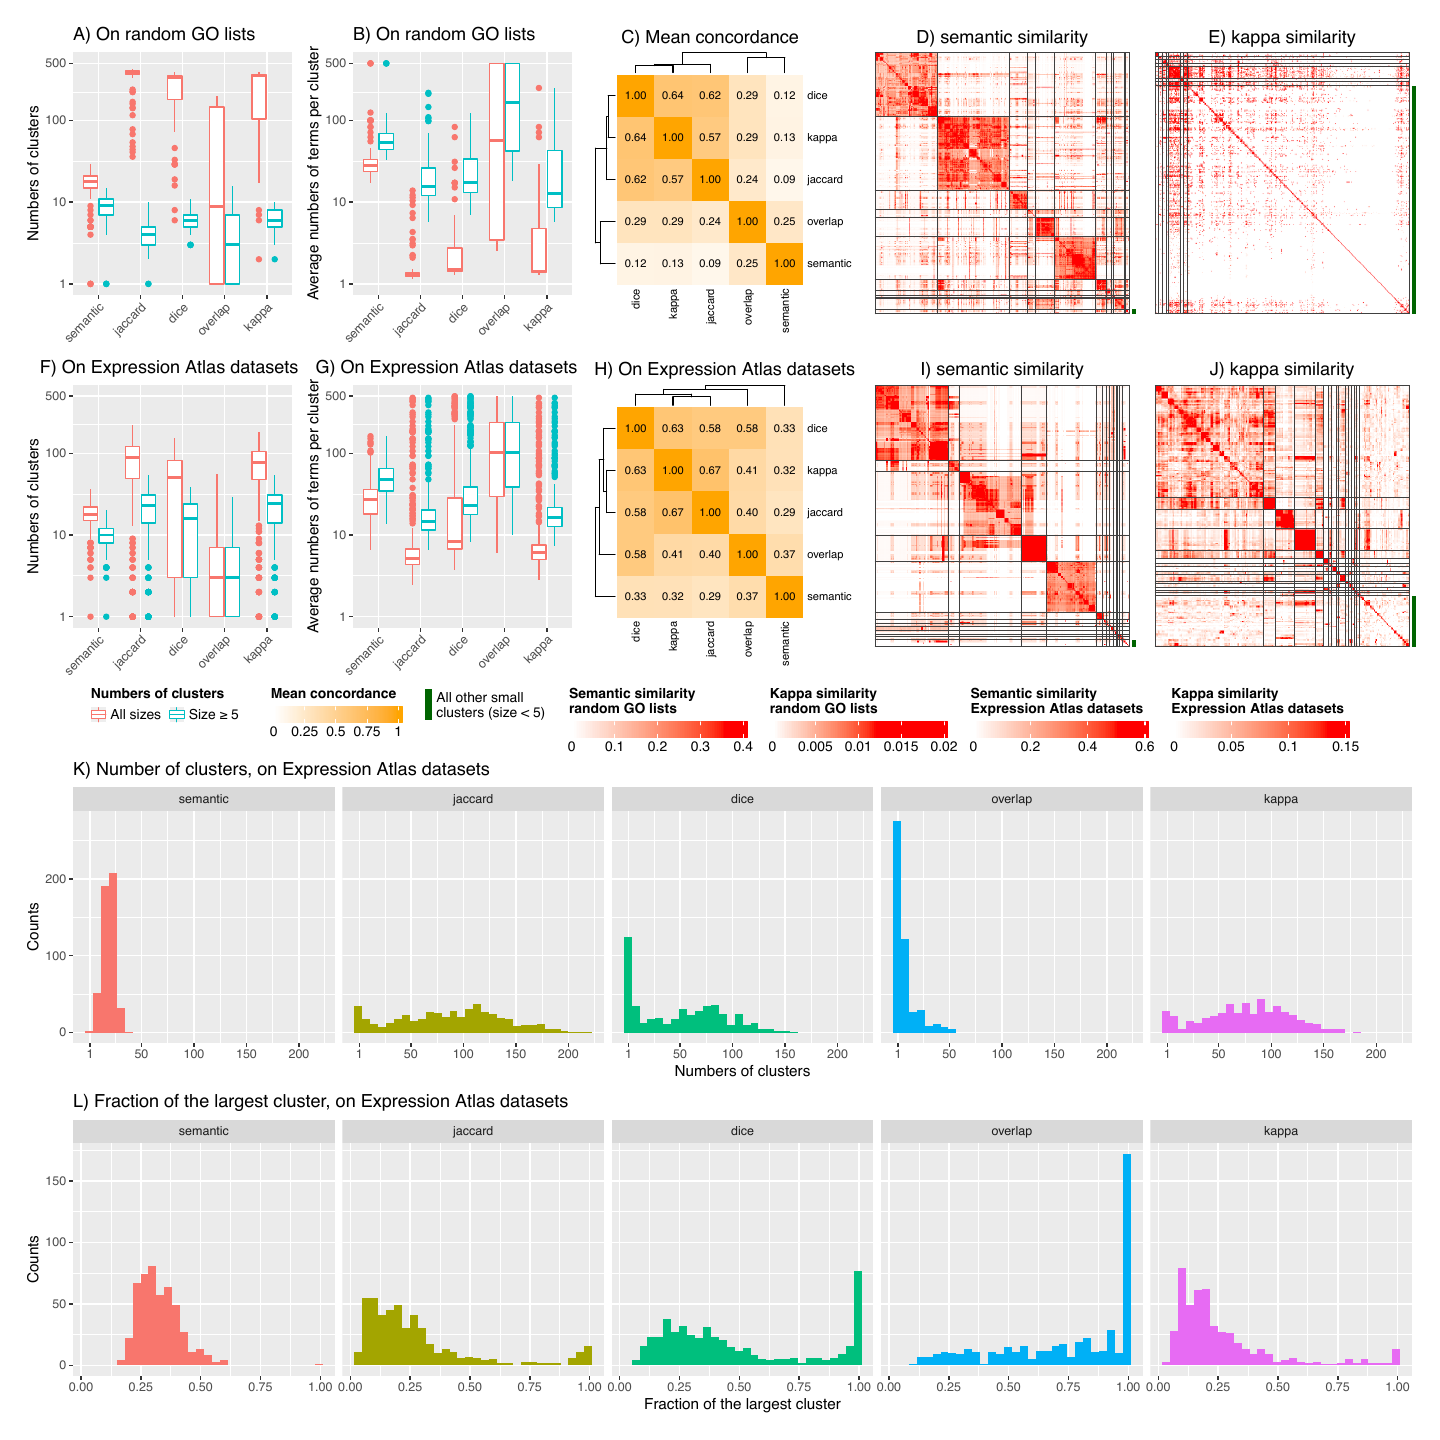

Source code (R):
setwd("~/manuscript/simplifyEnrichment/figures")

library(ComplexHeatmap)
library(cowplot)
library(circlize)
library(GetoptLong)
library(ggplot2)
library(simplifyEnrichment)

load("compare_similarity_random_BP.RData")

df1 = do.call(rbind, lapply(n_set_list, function(x) data.frame(x = x, cate = names(x))))
df1$type = "All sizes"
df2 = do.call(rbind, lapply(large_n_set_list, function(x) data.frame(x = x, cate = names(x))))
df2$type = "Size >= 5"
df3 = do.call(rbind, lapply(avg_n_set_list, function(x) data.frame(x = x, cate = names(x))))
df3$type = "All sizes"
df4 = do.call(rbind, lapply(large_avg_n_set_list, function(x) data.frame(x = x, cate = names(x))))
df4$type = "Size >= 5"

p1 = ggplot(rbind(df1, df2), 
	aes(x = factor(cate, levels = c("semantic", "jaccard", "dice", "overlap", "kappa")), y = x, col = type)) + 
	geom_boxplot() + labs(x = "", y = "Numbers of clusters") + 
	scale_y_log10(limits = c(1, 500), breaks = c(1, 10, 100, 500)) + 
	theme(legend.position = "none", axis.title.x = element_blank(), axis.text.x = element_text(angle = 45, hjust = 1)) + 
	ggtitle("A) On random GO lists")
p2 = ggplot(rbind(df3, df4), 
	aes(x = factor(cate, levels = c("semantic", "jaccard", "dice", "overlap", "kappa")), y = x, col = type)) + 
	geom_boxplot() + labs(x = "", y = "Average numbers of terms per cluster") + 
	scale_y_log10(limits = c(1, 500), breaks = c(1, 10, 100, 500)) + 
	theme(legend.position = "none", axis.title.x = element_blank(), axis.text.x = element_text(angle = 45, hjust = 1)) + 
	ggtitle("B) On random GO lists")



arr = array(dim = c(dim(con_mat_list[[1]]), length(con_mat_list)))
for(i in seq_along(con_mat_list)) {
	arr[, , i] = con_mat_list[[i]]
}
con_mat = apply(arr, 1:2, mean)
dimnames(con_mat) = dimnames(con_mat_list[[1]])

con_col_fun = colorRamp2(c(0, 1), c("white", "orange"))
ht_opt$TITLE_PADDING = unit(2.5, "mm")
p3 = grid.grabExpr(draw(Heatmap(con_mat, show_heatmap_legend = FALSE,
	col = con_col_fun, cell_fun = function(j, i, x, y, w, h, fill) {
		grid.text(sprintf("%.2f", con_mat[i, j]), x, y, gp = gpar(fontsize = 8))
	}, column_title = "C) Mean concordance",
	row_dend_width = unit(5, "mm"), column_dend_height = unit(5, "mm"),
	row_names_gp = gpar(fontsize = 8), column_names_gp = gpar(fontsize = 8)),
	padding = unit(c(4, 4, 0, 1), "mm")))


clt1 = readRDS("clt_random_BP_10.rds")
p4 = grid.grabExpr(ht_clusters(clt1[[1]], clt1[[2]]$binary_cut,  draw_word_cloud = FALSE, 
	col = colorRamp2(c(0, quantile(clt1[[1]], 0.95)), c("white", "red")),
	column_title = "D) semantic similarity", show_heatmap_legend = FALSE, padding = unit(c(10, 4, 0, 1), "mm")))
clt2 = readRDS("clt_random_BP_kappa_10.rds")
p5 = grid.grabExpr(ht_clusters(clt2[[1]], clt2[[2]]$binary_cut,  draw_word_cloud = FALSE, 
	col = colorRamp2(c(0, quantile(clt2[[1]], 0.95)), c("white", "red")),
	column_title = "E) kappa similarity", show_heatmap_legend = FALSE, padding = unit(c(10, 4, 0, 1), "mm")))



lgd_list = list(
	Legend(title = "Numbers of clusters", labels = c("All sizes", "Size >= 5"), type = "boxplot", legend_gp = gpar(col = c("#F8766D", "#00BFC4"), fill = "white"), direction = "horizontal", nrow = 1),
	Legend(title = "Mean concordance", at = c(0, 0.25, 0.5, 0.75, 1), col_fun = con_col_fun, direction = "horizontal"),
	Legend(title = " ", at = "All other small\nclusters (size < 5)", legend_gp = gpar(fill = "darkgreen"), grid_height = unit(8, "mm"), grid_width = unit(2, "mm"), direction = "horizontal"),
	Legend(title = "Semantic similarity\nrandom GO lists", col_fun = colorRamp2(c(0, quantile(clt1[[1]], 0.95)), c("white", "red")), direction = "horizontal", legend_width = unit(4.5, "cm")),
	Legend(title = "Kappa similarity\nrandom GO lists", col_fun = colorRamp2(c(0, quantile(clt2[[1]], 0.95)), c("white", "red")), at = c(0, 0.005, 0.01, 0.015, 0.02), direction = "horizontal", legend_width = unit(4.5, "cm"))
)
###########

load("compare_similarity_EBI_Expression_Atlas_GO_BP.RData")

df1 = do.call(rbind, lapply(n_set_list, function(x) data.frame(x = x, cate = names(x))))
df1$type = "All sizes"
df2 = do.call(rbind, lapply(large_n_set_list, function(x) data.frame(x = x, cate = names(x))))
df2$type = "Size >= 5"
df3 = do.call(rbind, lapply(avg_n_set_list, function(x) data.frame(x = x, cate = names(x))))
df3$type = "All sizes"
df4 = do.call(rbind, lapply(large_avg_n_set_list, function(x) data.frame(x = x, cate = names(x))))
df4$type = "Size >= 5"

p6 = ggplot(rbind(df1, df2), 
	aes(x = factor(cate, levels = c("semantic", "jaccard", "dice", "overlap", "kappa")), y = x, col = type)) + 
	geom_boxplot() + labs(x = "", y = "Numbers of clusters") + 
	scale_y_log10(limits = c(1, 500), breaks = c(1, 10, 100, 500)) + 
	theme(legend.position = "none", axis.title.x = element_blank(), axis.text.x = element_text(angle = 45, hjust = 1)) + 
	ggtitle("F) On Expression Atlas datasets")
p7 = ggplot(rbind(df3, df4), 
	aes(x = factor(cate, levels = c("semantic", "jaccard", "dice", "overlap", "kappa")), y = x, col = type)) + 
	geom_boxplot() + labs(x = "", y = "Average numbers of terms per cluster") + 
	scale_y_log10(limits = c(1, 500), breaks = c(1, 10, 100, 500)) + 
	theme(legend.position = "none", axis.title.x = element_blank(), axis.text.x = element_text(angle = 45, hjust = 1)) + 
	ggtitle("G) On Expression Atlas datasets")


arr = array(dim = c(dim(con_mat_list[[1]]), length(con_mat_list)))
for(i in seq_along(con_mat_list)) {
	arr[, , i] = con_mat_list[[i]]
}
con_mat = apply(arr, 1:2, mean)
dimnames(con_mat) = dimnames(con_mat_list[[1]])

con_col_fun = colorRamp2(c(0, 1), c("white", "orange"))
ht_opt$TITLE_PADDING = unit(2.5, "mm")
p8 = grid.grabExpr(draw(Heatmap(con_mat, show_heatmap_legend = FALSE,
	col = con_col_fun, cell_fun = function(j, i, x, y, w, h, fill) {
		grid.text(sprintf("%.2f", con_mat[i, j]), x, y, gp = gpar(fontsize = 8))
	}, column_title = "H) On Expression Atlas datasets",
	row_dend_width = unit(5, "mm"), column_dend_height = unit(5, "mm"),
	row_names_gp = gpar(fontsize = 8), column_names_gp = gpar(fontsize = 8)),
	padding = unit(c(4, 4, 0, 1), "mm")))


ht_opt$TITLE_PADDING = unit(2.5, "mm")
clt1 = readRDS("clt_E-GEOD-10718_A-AFFY-44_g4_g3_GO_BP.rds")
p9 = grid.grabExpr(ht_clusters(clt1[[1]], clt1[[2]]$binary_cut,  draw_word_cloud = FALSE, 
	col = colorRamp2(c(0, quantile(clt1[[1]], 0.95)), c("white", "red")),
	column_title = "I) semantic similarity", show_heatmap_legend = FALSE, padding = unit(c(10, 4, 0, 1), "mm")))
clt2 = readRDS("clt_E-GEOD-10718_A-AFFY-44_g4_g3_GO_BP_kappa.rds")
p10 = grid.grabExpr(ht_clusters(clt2[[1]], clt2[[2]]$binary_cut,  draw_word_cloud = FALSE, 
	col = colorRamp2(c(0, quantile(clt2[[1]], 0.95)), c("white", "red")),
	column_title = "J) kappa similarity", show_heatmap_legend = FALSE, padding = unit(c(10, 4, 0, 1), "mm")))


lgd_list = c(
	lgd_list,
	list(
		Legend(title = "Semantic similarity\nExpression Atlas datasets", col_fun = colorRamp2(c(0, quantile(clt1[[1]], 0.95)), c("white", "red")), direction = "horizontal", legend_width = unit(4.5, "cm")),
		Legend(title = "Kappa similarity\nExpression Atlas datasets", col_fun = colorRamp2(c(0, quantile(clt2[[1]], 0.95)), c("white", "red")), direction = "horizontal", legend_width = unit(4.5, "cm"))
	)
)

df = do.call(rbind, lapply(n_set_list, function(x) data.frame(x = x, cate = names(x))))
df$cate = factor(df$cate, levels = c("semantic", "jaccard", "dice", "overlap", "kappa"))
p11 = ggplot(df, aes(x = x, fill = cate)) + geom_histogram() + facet_grid(~cate) + theme(legend.position = "none") +
	labs(x = "Numbers of clusters", y = "Counts") + 
	scale_x_continuous(breaks = c(1, 50, 100, 150, 200)) +
	ggtitle("K) Number of clusters, on Expression Atlas datasets")

df = do.call(rbind, lapply(max_cluster_prop_list, function(x) data.frame(x = x, cate = names(x))))
df$cate = factor(df$cate, levels = c("semantic", "jaccard", "dice", "overlap", "kappa"))
p12 = ggplot(df, aes(x = x, fill = cate)) + geom_histogram() + facet_grid(~cate) + theme(legend.position = "none") +
	labs(x = "Fraction of the largest cluster", y = "Counts") + ggtitle("L) Fraction of the largest cluster, on Expression Atlas datasets")


lgd = packLegend(list = lgd_list, direction = "horizontal", column_gap = unit(6, "mm"))
lgd_h = convertHeight(grobHeight(lgd@grob), "inch", valueOnly = TRUE)*1.1
pdf("figure6.pdf", width = 14, height = 14)
print(plot_grid(
	plot_grid(p1, p2, p3, p4, p5, 
	            p6, p7, p8, p9, p10, 
	            nrow = 2),
	lgd@grob, p11, p12, nrow = 4, rel_heights = c((14-lgd_h)/2, lgd_h, (14-lgd_h)/4, (14-lgd_h)/4))
)
dev.off()
